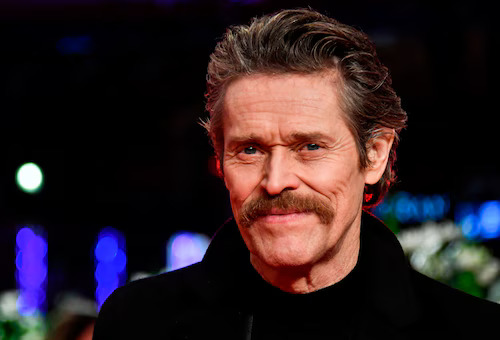
#> input picture CA4/images/1.jpg, 500 x 340 px; the run also reads 2 pictures not shown here
$ jupyter execute Pillow_Persian_Manual.ipynb
#> lines starting #> are read from the running program, lines starting #| are printed output that depends on the picture
<h3 dir="rtl" style="text-align: right;">نصب کتابخانه <code>Pillow</code></h3>
<p dir="rtl" style="text-align: right;">
برای استفاده از قابلیت‌های پردازش تصویر در پایتون، ابتدا باید کتابخانه
<code>Pillow</code> را نصب کنید.
این کتابخانه نسخه‌ای بهبودیافته از
<span dir="ltr" style="display: inline-block;">PIL (Python Imaging Library)</span>
است و ابزارهای متنوعی برای باز کردن، ویرایش و ذخیره تصاویر فراهم می‌کند.
</p>
<p dir="rtl" style="text-align: right;">
برای نصب آن، کافیست دستور زیر را در یکی از سلول‌های
<span dir="ltr" style="display: inline-block;">Jupyter Notebook</span>
یا ترمینال وارد کنید:
</p>
<pre dir="ltr"><code>!pip install pillow</code></pre>
<p dir="rtl" style="text-align: right;">
علامت <code>!</code> در ابتدای دستور نشان می‌دهد که این یک دستور خط فرمان
(<span dir="ltr" style="display: inline-block;">shell command</span>)
است و در محیط نوت‌بوک اجرا می‌شود.
</p>

<h3 dir="rtl" style="text-align: right;">ایجاد تصویر جدید با استفاده از <code>Pillow</code></h3>

<p dir="rtl" style="text-align: right;">
در این مثال، ابتدا کتابخانه <span dir="ltr" style="display: inline-block;">PIL</span>
که از طریق <code>Pillow</code> در دسترس است، وارد می‌شود.
سپس با استفاده از متد
<code>Image.new</code>
یک تصویر جدید با اندازه
<code>(200, 200)</code>
و حالت رنگی
<span dir="ltr" style="display: inline-block;">RGB</span>
ایجاد می‌کنیم.
</p>

<p dir="rtl" style="text-align: right;">
در این حالت رنگی، هر پیکسل تصویر از سه مقدار مربوط به رنگ‌های قرمز، سبز و آبی تشکیل شده است.
با تعیین
<code>color="blue"</code>
کل تصویر به رنگ آبی در می‌آید.
</p>

<p dir="rtl" style="text-align: right;">
در نهایت با استفاده از متد
<code>show</code>،
تصویر ایجاد شده در نمایشگر پیش‌فرض سیستم باز می‌شود.
</p>

[cell 1]
from PIL import Image
img = Image.new("RGB", (200, 200), color="blue")
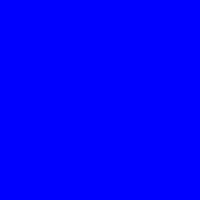
#> img: PIL image 200x200 RGB; mean R, G, B 0, 0, 255
img.show()

<h3 dir="rtl" style="text-align: right;">باز کردن و نمایش تصویر از فایل با <code>Pillow</code></h3>

<p dir="rtl" style="text-align: right;">
در این مثال، ابتدا کتابخانه
<code>Image</code>
از طریق
<code>Pillow</code>
وارد می‌شود.
سپس مسیر فایل تصویر مورد نظر را در متغیر
<code>image_path</code>
ذخیره می‌کنیم. در اینجا نام فایل
<code>1.jpg</code>
است.
</p>

<p dir="rtl" style="text-align: right;">
با استفاده از تابع
<code>Image.open</code>،
تصویر از مسیر مشخص شده بارگذاری می‌شود. این تابع یک شیء از نوع
<code>Image</code>
برمی‌گرداند که می‌توان با آن عملیات مختلفی مانند برش، تغییر اندازه یا فیلترگذاری انجام داد.
</p>

<p dir="rtl" style="text-align: right;">
در نهایت، با اجرای
<code>img.show()</code>،
تصویر در نمایشگر پیش‌فرض سیستم باز می‌شود.
</p>

[cell 2]
from PIL import Image
image_path = 'images/1.jpg'
img = Image.open(image_path)
#> img is the input picture: PIL image 500x340 RGB; mean R, G, B 45.8, 31.5, 35.4
img.show()

<h3 dir="rtl" style="text-align: right;">نمایش فریم‌های تصویر متحرک (GIF) با استفاده از <code>ImageSequence</code></h3>

<p dir="rtl" style="text-align: right;">
در این مثال، ابتدا دو کلاس
<code>Image</code>
و
<code>ImageSequence</code>
از کتابخانه
<code>Pillow</code>
وارد می‌شوند. سپس فایل متحرک
<code>"willem.gif"</code>
با استفاده از
<code>Image.open</code>
باز می‌شود.
</p>

<p dir="rtl" style="text-align: right;">
تصاویر متحرک (مانند فایل‌های
<span dir="ltr" style="display: inline-block;">GIF</span>)
شامل چندین فریم (frame) هستند. برای دسترسی به این فریم‌ها از
<code>ImageSequence.Iterator</code>
استفاده می‌کنیم که امکان پیمایش (iteration) روی تک‌تک فریم‌های تصویر را فراهم می‌کند.
</p>

<p dir="rtl" style="text-align: right;">
در حلقه
<code>for</code>،
هر فریم به صورت جداگانه با
<code>frame.show()</code>
نمایش داده می‌شود. این کد فریم‌ها را به صورت پشت‌سر‌هم و مستقل نمایش می‌دهد، اما بین نمایش هر فریم مکث زمانی پیش‌فرض سیستم وجود دارد.
</p>

[cell 3]
from PIL import Image, ImageSequence
gif = Image.open("images/willem.gif")
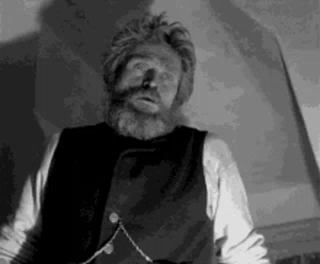
#> input picture CA4/images/willem.gif, 320 x 264 px
#> gif is the input picture: PIL image 320x264 P; mean R, G, B, A 77, 77, 77, 255
for frame in ImageSequence.Iterator(gif):
    frame.show()
#> this loop made 13 passes
    # pass

<h3 dir="rtl" style="text-align: right;">تبدیل تصویر به سیاه‌وسفید و ذخیره در فرمت‌های مختلف با <code>Pillow</code></h3>

<p dir="rtl" style="text-align: right;">
در این مثال، ابتدا تصویری با مسیر مشخص‌شده در
<code>image_path</code>
بارگذاری می‌شود. سپس با استفاده از متد
<code>convert("L")</code>
تصویر به حالت سیاه‌وسفید (grayscale) تبدیل می‌شود. حرف
<code>"L"</code>
نمایانگر مد خاکستری با ۸ بیت در هر پیکسل است.
</p>

<p dir="rtl" style="text-align: right;">
پس از تبدیل، تصویر با فرمت
<span dir="ltr" style="display: inline-block;">JPEG</span>
در فایل
<code>output.jpg</code>
ذخیره می‌شود. در این مرحله، چند پارامتر مهم به کار رفته است:
</p>

<ul dir="rtl" style="text-align: right;">
  <li><code>format="JPEG"</code>: تعیین فرمت فایل خروجی</li>
  <li><code>quality=85</code>: تعیین کیفیت فشرده‌سازی تصویر بین ۰ تا ۱۰۰ (عدد بالاتر = کیفیت بهتر و حجم بیشتر)</li>
  <li><code>optimize=True</code>: بهینه‌سازی ساختار داخلی فایل برای کاهش حجم بدون افت کیفیت محسوس</li>
</ul>

<p dir="rtl" style="text-align: right;">
در ادامه، همان تصویر سیاه‌وسفید با فرمت
<span dir="ltr" style="display: inline-block;">PNG</span>
نیز در فایل
<code>output.png</code>
ذخیره می‌شود. فرمت
<span dir="ltr" style="display: inline-block;">PNG</span>
برخلاف
<span dir="ltr" style="display: inline-block;">JPEG</span>،
فشرده‌سازی بدون افت کیفیت (lossless) را ارائه می‌دهد.
</p>

[cell 4]
from PIL import Image

img = Image.open(image_path)
img = img.convert("L")
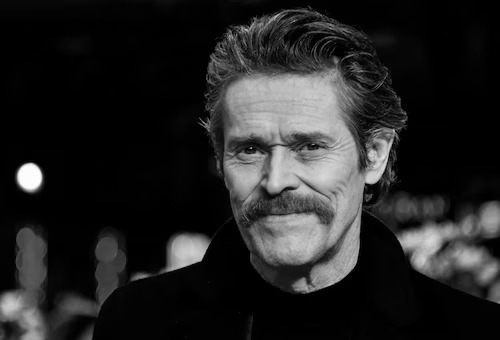
#> img: PIL image 500x340 L; min 0, max 255, mean 36.2

img.save("output.jpg", format="JPEG", quality=85, optimize=True)

img.save("output.png", format="PNG", optimize=True)

<h3 dir="rtl" style="text-align: right;">تبدیل یک تصویر متحرک (GIF) به نسخهٔ سیاه‌وسفید و ذخیره مجدد</h3>

<p dir="rtl" style="text-align: right;">
در این مثال، ابتدا فایل
<code>"willem.gif"</code>
با استفاده از
<code>Image.open</code>
باز می‌شود. این فایل یک تصویر متحرک (فرمت
<span dir="ltr" style="display: inline-block;">GIF</span>)
است که شامل چندین فریم متوالی می‌باشد.
</p>

<p dir="rtl" style="text-align: right;">
سپس با استفاده از
<code>ImageSequence.Iterator</code>،
روی تمام فریم‌های تصویر پیمایش انجام می‌دهیم و با
<code>frame.copy()</code>
هر فریم را به‌صورت مستقل کپی می‌کنیم تا از تغییر مستقیم فایل اصلی جلوگیری شود.
</p>

<p dir="rtl" style="text-align: right;">
در مرحلهٔ بعد، همهٔ فریم‌ها به حالت سیاه‌وسفید (grayscale) تبدیل می‌شوند؛ این کار با
<code>convert("L")</code>
انجام می‌شود.
</p>

<p dir="rtl" style="text-align: right;">
در نهایت، با استفاده از متد
<code>save</code>
اولین فریم ذخیره می‌شود و با پارامتر
<code>save_all=True</code>
مشخص می‌کنیم که تمام فریم‌ها باید در فایل نهایی گنجانده شوند. پارامتر
<code>append_images=frames[1:]</code>
برای اضافه‌کردن باقی فریم‌ها استفاده می‌شود. همچنین:
</p>

<ul dir="rtl" style="text-align: right;">
  <li><code>duration=200</code>: زمان نمایش هر فریم به میلی‌ثانیه (اینجا ۲۰۰ میلی‌ثانیه)</li>
  <li><code>loop=0</code>: پخش بی‌نهایت فایل متحرک (۰ به معنی حلقهٔ بی‌پایان است)</li>
</ul>

<p dir="rtl" style="text-align: right;">
خروجی نهایی یک فایل
<code>output_animated.gif</code>
است که همان محتوای فایل اصلی را دارد اما به صورت سیاه‌وسفید ذخیره شده است.
</p>

[cell 5]
from PIL import Image, ImageSequence

gif = Image.open("images/willem.gif")

frames = [frame.copy() for frame in ImageSequence.Iterator(gif)]
#> frames = 13 items
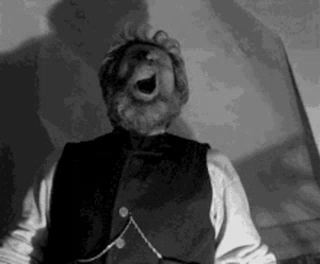
#> gif: PIL image 320x264 RGBA; mean R, G, B, A 73.6, 73.6, 73.6, 255
frames = [frame.convert("L") for frame in frames]
frames[0].save("output_animated.gif", save_all=True, append_images=frames[1:], duration=200, loop=0)

<h3 dir="rtl" style="text-align: right;">دسترسی به ابعاد تصویر (طول و عرض)</h3>

<p dir="rtl" style="text-align: right;">
در این مثال، متغیر
<code>img</code>
یک تصویر بازشده با کتابخانهٔ
<code>Pillow</code>
است. برای به‌دست آوردن ابعاد تصویر، دو روش وجود دارد:
</p>

<ul dir="rtl" style="text-align: right;">
  <li>استفاده از ویژگی <code>size</code> که یک
  <span dir="ltr" style="display: inline-block;">tuple</span>
  شامل عرض و ارتفاع را بازمی‌گرداند:
  <code>width, height = img.size</code></li>
  <li>استفادهٔ مستقیم از ویژگی‌های <code>img.width</code> و <code>img.height</code></li>
</ul>

<p dir="rtl" style="text-align: right;">
در نهایت با استفاده از دستور
<code>print</code>،

[cell 6]
width, height = img.size
w = img.width
h = img.height

print("width: ", w)
#| width:  500
print("height: ", h)
#| height:  340

<h3 dir="rtl" style="text-align: right;">خواندن و تغییر مقدار یک پیکسل در تصویر</h3>

<p dir="rtl" style="text-align: right;">
در این مثال، ابتدا تصویری با مسیر
<code>image_path</code>
باز می‌شود و با
<code>convert("RGB")</code>
به فضای رنگی
<span dir="ltr" style="display: inline-block;">RGB</span>
تبدیل می‌شود؛ چرا که برای کار با پیکسل‌ها، مشخص بودن سه کانال رنگی (قرمز، سبز، آبی) ضروری است.
</p>

<p dir="rtl" style="text-align: right;">
با استفاده از متد
<code>getpixel((10, 10))</code>،
رنگ پیکسلی که در مختصات
<code>(10, 10)</code>
قرار دارد خوانده می‌شود. این مقدار معمولاً به‌صورت
<span dir="ltr" style="display: inline-block;">tuple</span>
سه‌تایی بازمی‌گردد که نمایانگر مقدار هر کانال رنگی است. مثلاً:
</p>

<pre dir="ltr"><code>(120, 64, 200)</code></pre>

<p dir="rtl" style="text-align: right;">
سپس با استفاده از
<code>putpixel</code>
رنگ همان پیکسل تغییر داده می‌شود. در این مثال مقدار پیکسل به
<code>(73, 89, 90)</code>
تغییر داده شده که یک رنگ خاکستری-آبی است.
</p>

<p dir="rtl" style="text-align: right;">
در پایان، با اجرای
<code>img.show()</code>،
تصویر با پیکسل تغییر یافته نمایش داده می‌شود.
</p>

[cell 7]
from PIL import Image

img = Image.open(image_path).convert("RGB")

pixel = img.getpixel((10, 10))
#> pixel = (10, 1, 6)

img.putpixel((10, 10), (73, 89, 90))
#> img: PIL image 500x340 RGB

img.show(img)

<h3 dir="rtl" style="text-align: right;">برش (Crop) بخشی از تصویر با استفاده از مختصات</h3>

<p dir="rtl" style="text-align: right;">
در این مثال، ابتدا تصویری از مسیر
<code>image_path</code>
بارگذاری می‌شود. سپس از متد
<code>crop</code>
برای استخراج ناحیه‌ای خاص از تصویر استفاده می‌کنیم.
</p>

<p dir="rtl" style="text-align: right;">
تابع
<code>crop</code>
یک
<span dir="ltr" style="display: inline-block;">tuple</span>
چهارتایی به عنوان ورودی دریافت می‌کند که به‌صورت زیر تعریف می‌شود:
</p>

<pre dir="ltr"><code>(left, upper, right, lower)</code></pre>

<p dir="rtl" style="text-align: right;">
در این مثال، ناحیه‌ای از تصویر که از نقطهٔ
<code>(50, 50)</code>
(50 پیکسل از چپ و 50 پیکسل از بالا) شروع می‌شود و تا نقطهٔ
<code>(1000, 200)</code>
(1000 پیکسل از چپ و 200 پیکسل از بالا) ادامه دارد، استخراج شده است.
</p>

<p dir="rtl" style="text-align: right;">
خروجی این تابع یک شیء تصویر جدید است که فقط ناحیهٔ بریده‌شده را شامل می‌شود. در نهایت با
<code>img_cropped.show()</code>
این قسمت از تصویر به‌صورت جداگانه نمایش داده می‌شود.
</p>

[cell 8]
from PIL import Image


img = Image.open(image_path)

img_cropped = img.crop((50, 50, 1000, 200))
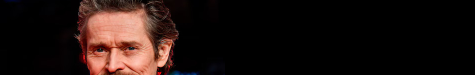
#> img_cropped: PIL image 950x150 RGB (shown at 1/2 size); mean R, G, B 30.2, 18.4, 15.5
img_cropped.show()

<h3 dir="rtl" style="text-align: right;">چرخاندن تصویر با استفاده از <code>rotate</code></h3>

<p dir="rtl" style="text-align: right;">
در این مثال، تصویری با استفاده از
<code>Image.open</code>
بارگذاری می‌شود و سپس با استفاده از متد
<code>rotate</code>
به اندازهٔ ۴۵ درجه در جهت پادساعت‌گرد چرخانده می‌شود.
</p>

<p dir="rtl" style="text-align: right;">
تابع
<code>rotate(angle)</code>
یک کپی چرخانده‌شده از تصویر اصلی بازمی‌گرداند و تصویر اصلی را تغییر نمی‌دهد. مقدار
<code>angle</code>
بر حسب درجه بوده و جهت آن به صورت پادساعت‌گرد در نظر گرفته می‌شود.
</p>

<p dir="rtl" style="text-align: right;">
در اینجا:
</p>

<pre dir="ltr"><code>img.rotate(45)</code></pre>

<p dir="rtl" style="text-align: right;">
تصویر ۴۵ درجه به سمت چپ (پادساعت‌گرد) می‌چرخد.
</p>

<p dir="rtl" style="text-align: right;">
در نهایت با
<code>img_rotated.show()</code>
تصویر چرخانده‌شده در پنجرهٔ نمایشگر سیستم ظاهر می‌شود.
</p>

<p dir="rtl" style="text-align: right;">
نکته: در حالت پیش‌فرض، هنگام چرخش ممکن است بخش‌هایی از تصویر بریده شوند. برای جلوگیری از این موضوع و افزایش اندازهٔ بوم (canvas)، می‌توان پارامتر
<code>expand=True</code>
را نیز به تابع
<code>rotate</code>
اضافه کرد.
</p>

[cell 9]
from PIL import Image

img = Image.open(image_path)

img_rotated = img.rotate(45)
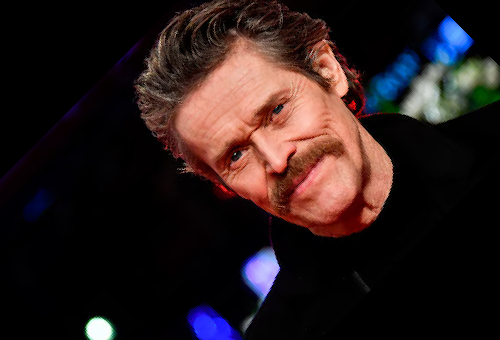
#> img_rotated: PIL image 500x340 RGB; mean R, G, B 42.3, 28.7, 28.5
img_rotated.show()

<h3 dir="rtl" style="text-align: right;">آینه‌ای کردن تصویر در جهت افقی و عمودی با <code>transpose</code></h3>

<p dir="rtl" style="text-align: right;">
در این مثال، ابتدا تصویر با استفاده از
<code>Image.open</code>
بارگذاری می‌شود. سپس با استفاده از متد
<code>transpose</code>
بازتاب (flip) تصویر انجام می‌گیرد. این متد برای اعمال تغییرات پایه‌ای روی جهت تصویر استفاده می‌شود.
</p>

<p dir="rtl" style="text-align: right;">
در مرحلهٔ اول، تصویر با استفاده از
<code>Image.FLIP_LEFT_RIGHT</code>
در جهت افقی آینه‌ای (برعکس) می‌شود، یعنی سمت چپ و راست تصویر جابه‌جا می‌شوند. نتیجه در فایلی با نام
<code>flipped_image_horizontally.jpg</code>
ذخیره می‌شود.
</p>

<p dir="rtl" style="text-align: right;">
در مرحلهٔ بعد، با استفاده از
<code>Image.FLIP_TOP_BOTTOM</code>،
تصویر در جهت عمودی آینه‌ای می‌شود، یعنی بالا و پایین تصویر جابه‌جا می‌شوند. این نسخهٔ آینه‌ای عمودی با
<code>show()</code>
نمایش داده می‌شود.
</p>

<p dir="rtl" style="text-align: right;">
نکته: متد
<code>transpose</code>
قابلیت‌های دیگری مانند چرخش‌های ۹۰، ۱۸۰ و ۲۷۰ درجه‌ای را نیز دارد. برای این موارد می‌توان از مقادیر آماده مانند
<code>Image.ROTATE_90</code>
استفاده کرد.
</p>

[cell 10]
from PIL import Image

img = Image.open(image_path)

img_transposed = img.transpose(Image.FLIP_LEFT_RIGHT)
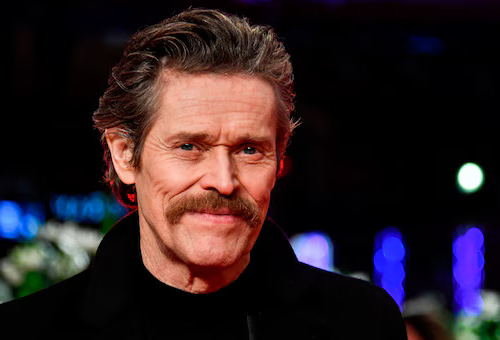
#> img_transposed: PIL image 500x340 RGB; mean R, G, B 45.8, 31.5, 35.4
img_transposed.save("flipped_image_horizontally.jpg")

img_transposed_vertical = img.transpose(Image.FLIP_TOP_BOTTOM)
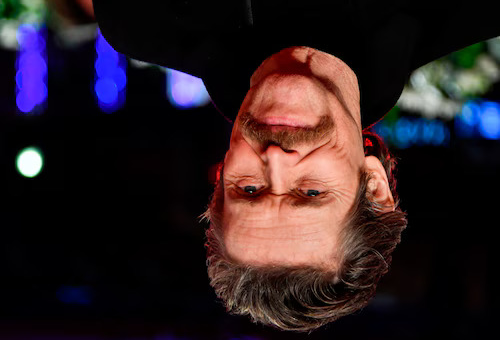
#> img_transposed_vertical: PIL image 500x340 RGB; mean R, G, B 45.8, 31.5, 35.4
img_transposed_vertical.show()

<h3 dir="rtl" style="text-align: right;">تبدیل حالت رنگی تصویر با <code>convert</code></h3>

<p dir="rtl" style="text-align: right;">
در این مثال، ابتدا تصویری با استفاده از
<code>Image.open</code>
بارگذاری می‌شود. با استفاده از ویژگی
<code>img.mode</code>،
حالت رنگی اولیهٔ تصویر چاپ می‌شود.
</p>

<p dir="rtl" style="text-align: right;">
حالت رنگی (Color Mode) تعیین می‌کند که چگونه اطلاعات رنگی برای هر پیکسل ذخیره می‌شود. برخی حالت‌های رایج عبارتند از:
</p>

<ul dir="rtl" style="text-align: right;">
  <li><code>RGB</code>: سه کانال رنگی (قرمز، سبز، آبی)</li>
  <li><code>L</code>: تصویر سیاه‌وسفید (grayscale) با ۸ بیت</li>
  <li><code>RGBA</code>: مشابه <code>RGB</code> ولی همراه با کانال شفافیت (Alpha)</li>
</ul>

<p dir="rtl" style="text-align: right;">
در این کد، ابتدا تصویر به حالت سیاه‌وسفید با استفاده از
<code>convert("L")</code>
تبدیل می‌شود و سپس نمایش داده می‌شود.
</p>

<p dir="rtl" style="text-align: right;">
سپس تصویر به حالت
<code>RGBA</code>
تبدیل می‌شود که شامل چهار کانال
<code>Red</code>،
<code>Green</code>،
<code>Blue</code>
و
<code>Alpha</code>
(شفافیت) است. تصویر نهایی نیز با
<code>show()</code>
نمایش داده می‌شود.
</p>

<p dir="rtl" style="text-align: right;">
نکته: استفاده از <code>RGBA</code> زمانی مفید است که بخواهید با شفافیت تصویر (مانند آیکن‌ها یا ماسک‌ها) کار کنید.
</p>

[cell 11]
from PIL import Image

img = Image.open(image_path)
print(f"Original color mode: {img.mode}")
#| Original color mode: RGB

img_gray = img.convert("L")
img_gray.show()

img_rgba = img.convert("RGBA")
img_rgba.show()

<h3 dir="rtl" style="text-align: right;">نوشتن متن روی تصویر با <code>ImageDraw</code> و استفاده از فونت با <code>ImageFont</code></h3>

<p dir="rtl" style="text-align: right;">
برای افزودن متن به تصویر، از کلاس <code>ImageDraw.Draw</code> استفاده می‌کنیم که امکان رسم خطوط، اشکال هندسی و نوشتن متن روی تصویر را فراهم می‌کند.
</p>

<p dir="rtl" style="text-align: right;">
برای انتخاب فونت دلخواه و تنظیم اندازه آن، می‌توان از کلاس <code>ImageFont.truetype</code> استفاده کرد. در این صورت باید مسیر فایل فونت (مثلاً فایل <code>.ttf</code>) را به برنامه بدهیم.
</p>

<p dir="rtl" style="text-align: right;">
متد <code>text()</code> روی شیء <code>ImageDraw</code>، متن را در موقعیت مشخص شده روی تصویر می‌نویسد. همچنین می‌توان رنگ متن را نیز تعیین کرد.
</p>

<p dir="rtl" style="text-align: right;">
نکته: اگر فایل فونت دلخواه در سیستم موجود نباشد، می‌توانید از فونت پیش‌فرض سیستم یا فونت‌های رایگان فارسی استفاده کنید.
</p>

[cell 12]
from PIL import Image, ImageDraw, ImageFont

img = Image.open("images/1.jpg")
draw = ImageDraw.Draw(img)
font = ImageFont.truetype("arial.ttf", 40)
text = "Hello world!"
position = (50, 50)
color = (255, 0, 0)
draw.text(position, text, fill=color, font=font)

img.show()
img.save("output_with_text.jpg")

<h3 dir="rtl" style="text-align: right;">اعمال فیلترهای متنوع روی تصویر با <code>PIL.ImageFilter</code></h3>

<p dir="rtl" style="text-align: right;">
در این قطعه کد، با استفاده از کتابخانه <code>Pillow</code> و ماژول <code>ImageFilter</code> مجموعه‌ای از فیلترهای پردازش تصویر روی یک تصویر ورودی اعمال می‌شوند. سپس، نتیجهٔ هر فیلتر به‌صورت تصویری در شبکه‌ای از ساب‌پلات‌ها با استفاده از <code>matplotlib</code> نمایش داده می‌شود.
</p>

<h4 dir="rtl" style="text-align: right;"> فیلترهای پایه</h4>
<ul dir="rtl" style="text-align: right;">
  <li><code>BLUR</code>: محو ساده</li>
  <li><code>CONTOUR</code>: یافتن خطوط کانتور</li>
  <li><code>DETAIL</code>: برجسته‌سازی جزئیات</li>
  <li><code>EDGE_ENHANCE</code>: افزایش لبه‌ها</li>
  <li><code>EDGE_ENHANCE_MORE</code>: افزایش قوی‌تر لبه‌ها</li>
  <li><code>EMBOSS</code>: ایجاد جلوه برجسته (۳ بعدی)</li>
  <li><code>FIND_EDGES</code>: یافتن لبه‌ها</li>
  <li><code>SMOOTH</code>: صاف‌سازی تصویر</li>
  <li><code>SMOOTH_MORE</code>: صاف‌سازی بیشتر</li>
  <li><code>SHARPEN</code>: شارپ‌سازی</li>
</ul>

<h4 dir="rtl" style="text-align: right;"> فیلترهای پیشرفته:</h4>
<ul dir="rtl" style="text-align: right;">
  <li>
    <code>GaussianBlur</code>: محو با فیلتر گاوسی با پارامتر <code>radius</code> (کنترل شدت بلور)
  </li>
  <li>
    <code>BoxBlur</code>: بلور ساده با میانگین‌گیری جعبه‌ای
  </li>
  <li>
    <code>UnsharpMask</code>: تکنیکی برای شارپ‌سازی تصویر از طریق کانولوشن با پارامترهای قابل تنظیم:
    <ul>
      <li><code>radius</code>: اندازه ناحیه فیلتر</li>
      <li><code>percent</code>: شدت اعمال اثر</li>
      <li><code>threshold</code>: آستانه نادیده‌گرفتن نویزها</li>
    </ul>
  </li>
</ul>

<h4 dir="rtl" style="text-align: right;"> نحوه نمایش:</h4>
<p dir="rtl" style="text-align: right;">
از تابع <code>plt.subplots</code> برای ایجاد یک شبکهٔ ۴×۴ استفاده شده و با استفاده از حلقه، تصاویر و عنوان مربوطه به هر خانه اختصاص داده شده‌اند. در انتها با <code>plt.tight_layout()</code> فاصله‌ها به‌صورت خودکار تنظیم شده تا از هم‌پوشانی جلوگیری شود.
</p>

<p dir="rtl" style="text-align: right;">
این روش به شما کمک می‌کند تا تاثیر هر فیلتر را به‌صورت بصری مقایسه کرده و بهترین فیلتر مناسب برای کاربرد موردنظر خود را انتخاب کنید.
</p>

[cell 13]
from PIL import Image, ImageFilter
import matplotlib.pyplot as plt

img = Image.open(image_path)

blurred = img.filter(ImageFilter.BLUR)
contour = img.filter(ImageFilter.CONTOUR)
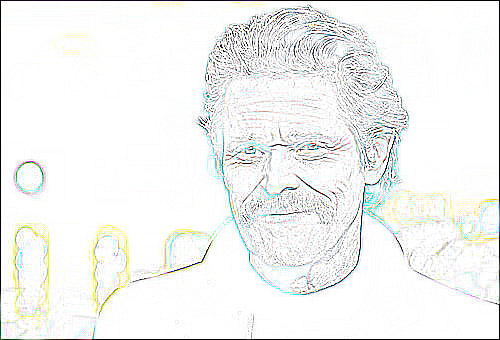
#> contour: PIL image 500x340 RGB; mean R, G, B 242.7, 243.9, 242.2
detail = img.filter(ImageFilter.DETAIL)
edge_enhance = img.filter(ImageFilter.EDGE_ENHANCE)
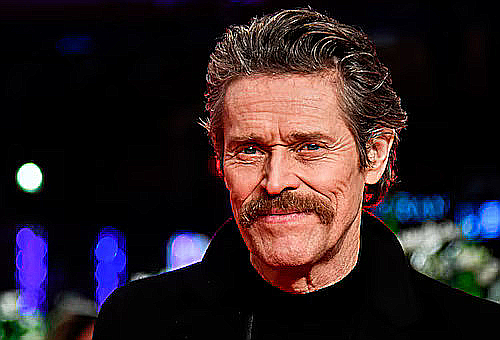
#> edge_enhance: PIL image 500x340 RGB; mean R, G, B 47.2, 33.6, 37.6
edge_enhance_more = img.filter(ImageFilter.EDGE_ENHANCE_MORE)
emboss = img.filter(ImageFilter.EMBOSS)
#> (the rest of the program and of its run is left out)
